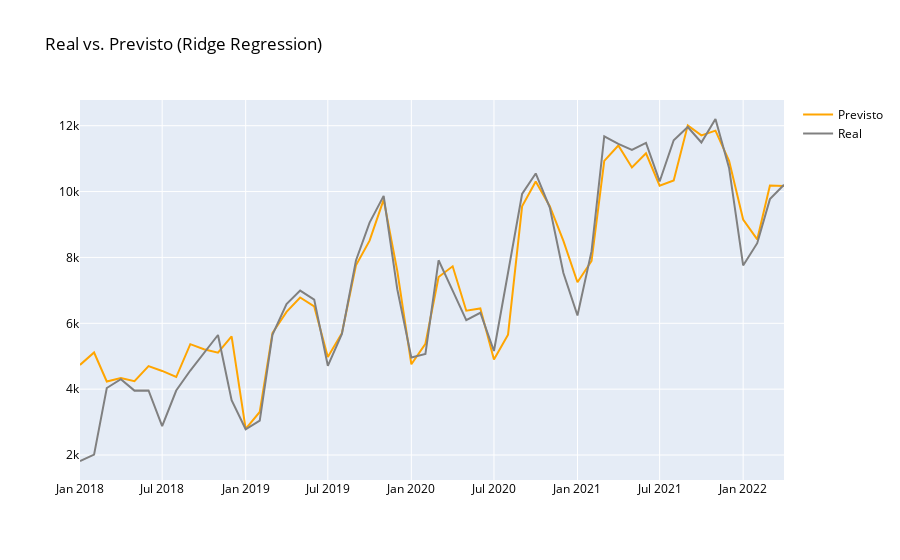

The code cell stored with this chart in its notebook:
### Code cell
fig = go.Figure(data=[
    go.Scatter(name='Previsto',x=df_r['data'], y=pred_bfs, marker={'color': 'orange'}),
    go.Scatter(name='Real', x=df_r['data'], y=y_r, marker={'color': 'gray'})
    ])
fig.update_layout(font=dict(color='black'), title_text='Real vs. Previsto (Ridge Regression)')
fig.show()
